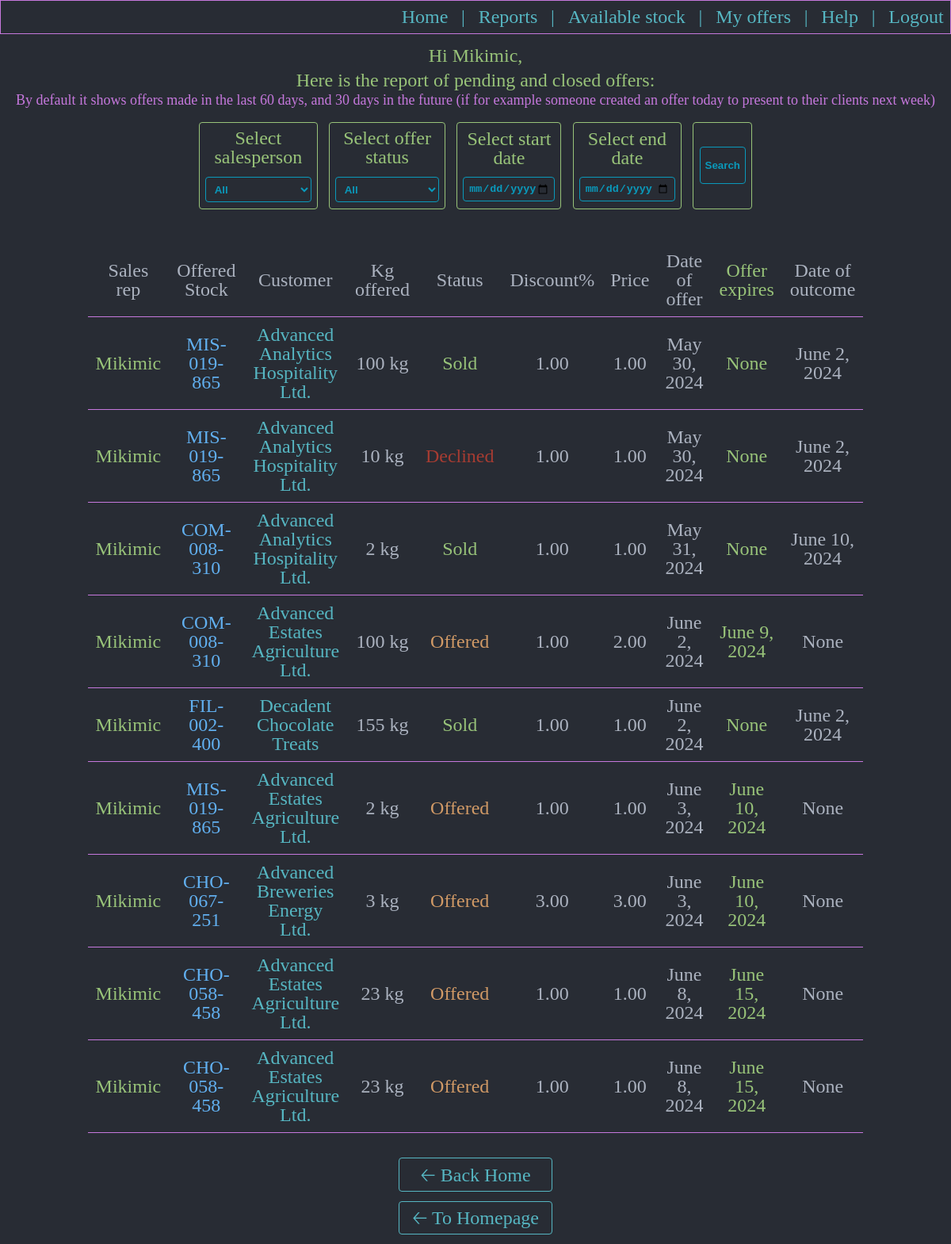
The page /superuser_reports/ (signed in) on the database as committed earlier.
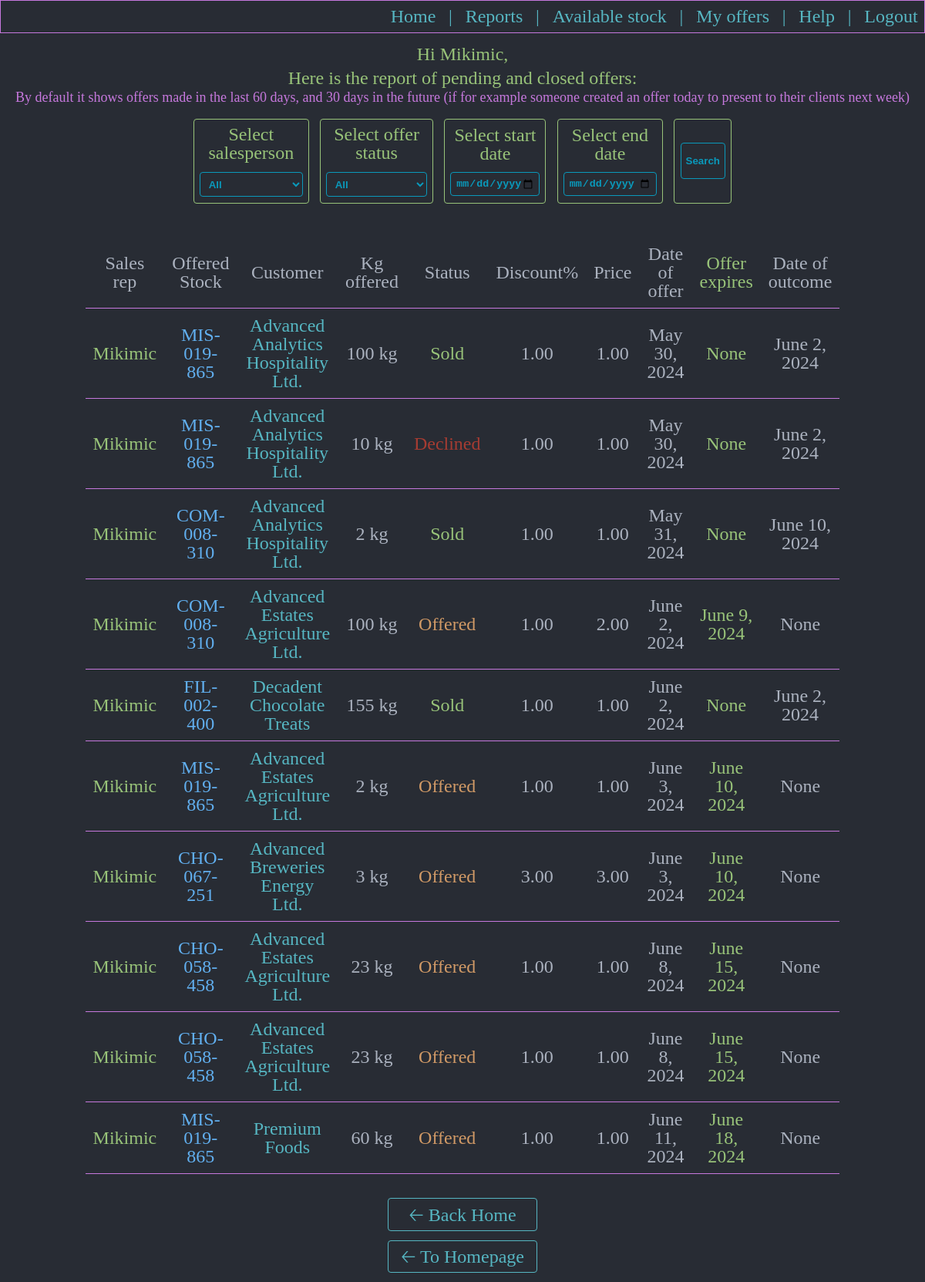
The same page on the database as committed later.
### aged/models.py (models this page shows)
class OffersLog(models.Model):
    sales_rep_that_made_the_offer = models.ForeignKey(User, null=True, on_delete=models.SET_NULL)
    offered_stock = models.ForeignKey(AvailableStock, null=True, on_delete=models.SET_NULL)
    offered_product = models.ForeignKey(Products, on_delete=models.RESTRICT)
    customer_that_received_offer = models.ForeignKey(Customers, on_delete=models.RESTRICT)
    offered_sold_or_declined_quantity_kg = models.IntegerField()
    STATUS_CHOICES = (('Offered', 'Offered'),
                      ('Declined', 'Declined'),
                      ('Sold', 'Sold'),
                      ('Offer Expired', 'Offer Expired'))
    offer_status = models.CharField(max_length=20, choices=STATUS_CHOICES)
    discount_offered_percents = models.DecimalField(max_digits=5, decimal_places=2)
    price_per_kg_offered = models.DecimalField(max_digits=7, decimal_places=2)
    date_of_offer = models.DateField()
    expiration_date_of_offer = models.DateField(null=True, blank=True)
    date_of_outcome = models.DateField(null=True, blank=True)
    stock_expired = models.BooleanField(default=False)
    class Meta:
        verbose_name_plural = 'Offers log'

class AvailableStock(models.Model):
    available_product = models.ForeignKey(Products, null=True, blank=True, on_delete=models.RESTRICT)
    stock_location = models.ForeignKey(LocationsForStocks, null=True, blank=True, on_delete=models.RESTRICT)
    expiration_date = models.DateField()
    batch = models.CharField(max_length=100)
    original_quantity_in_kg = models.IntegerField()
    under_offer_quantity_in_kg = models.IntegerField(default=0)
    sold_quantity_in_kg = models.IntegerField(default=0)
    available_quantity_in_kg = models.IntegerField()
    def __str__(self):
        return str(self.available_product)
    class Meta:
        verbose_name_plural = 'Available stock'

class Products(models.Model):
    cod_material = models.CharField(max_length=100)
    description = models.CharField(max_length=200, null=True, blank=True)
    product_brand = models.ForeignKey(Brands, null=True, blank=True, on_delete=models.SET_NULL)
    product_material_type = models.ForeignKey(MaterialType, null=True, blank=True, on_delete=models.SET_NULL)
    def __str__(self):
        return self.cod_material
    class Meta:
        verbose_name_plural = 'Products'

class Customers(models.Model):
    customer_name = models.CharField(max_length=100)
    customer_number = models.IntegerField()
    salesperson_owning_account = models.ForeignKey(User, null=True, blank=True, on_delete=models.SET_NULL)
    allocated_customer_service_rep = models.ForeignKey(CustomerService, null=True, blank=True, on_delete=models.SET_NULL)
    STATUS_CHOICES = ( ('Active', 'Active'), ('Inactive', 'Inactive'), )
    customer_status = models.CharField(max_length=10, choices=STATUS_CHOICES)
    def __str__(self):
        return self.customer_name
    class Meta:
        verbose_name_plural = 'Customers'

### aged/views.py (the view, shortened to what this page needs)
# urls.py: path('superuser_reports/', views.superuser_reports, name='superuser_reports'),
@user_passes_test(lambda u: u.is_superuser)
def superuser_reports(request):
    preselect_values = dict()
    preselect_values['salesperson'] = 'All'
    preselect_values['state'] = 'All'
    preselect_values['start'] = ''
    preselect_values['end'] = ''
    today_plus_30_days_end_of_interval = str(datetime.datetime.today().date() + datetime.timedelta(days=30))
    today_minus_60_days_beginning_date_of_interval = str(datetime.datetime.today().date() - datetime.timedelta(days=60))
    list_of_offers_corresponding_to_the_interval = OffersLog.objects.filter(date_of_offer__range=[today_minus_60_days_beginning_date_of_interval, today_plus_30_days_end_of_interval]).all()
    all_users_with_offers = set()
    all_offer_status = set()
    for offer in list_of_offers_corresponding_to_the_interval:
        all_users_with_offers.add(offer.sales_rep_that_made_the_offer.username)
        all_offer_status.add(offer.offer_status)
    all_users_with_offers = list(all_users_with_offers)
    all_users_with_offers.sort()
    all_users_with_offers.insert(0, 'All')
    all_offer_status = list(all_offer_status)
    all_offer_status.sort()
    all_offer_status.insert(0, 'All')
    return render(request,
                  'aged/superuser_reports.html',
                  {'list_of_offers_corresponding_to_the_interval': list_of_offers_corresponding_to_the_interval,
                          'all_users_with_offers': all_users_with_offers,
                          'all_offer_status': all_offer_status,
                          'preselect_values': preselect_values})

### aged/templates/aged/superuser_reports.html (shortened to what this page needs)
{% extends 'aged/base.html' %}
{% load static %}
{% block body %}
<div class="div_menu_no_border">
  <p class="p_menu">Hi {{user}}, </p>
  <p class="p_menu">Here is the report of pending and closed offers:</p>
  {% if list_of_offers_corresponding_to_the_interval|length > 0 %}
  <p class="p_div_filter" id="p_filter_message">By default it shows offers made in the last 60 days, and 30 days in the future (if for example someone created an offer today to present to their clients next week)</p>
  <form class="div_superuser_filter" method="post">
    <div class="div_indiv_field_superus_form">
      <label class="label_form" for="">Select salesperson</label>
      <select class="inputs_superuser_form" name="nameOfUser">
        <option value="{{ preselect_values.salesperson }}">{{ preselect_values.salesperson }}</option>
      </select>
    </div>
    <div class="div_indiv_field_superus_form">
      <label class="label_form" for="">Select offer status</label>
      <select class="inputs_superuser_form" name="offerStatus">
        <option value="{{ preselect_values.state }}">{{ preselect_values.state }}</option>
      </select>
    </div>
    <div class="div_indiv_field_superus_form">
      <label class="label_form" for="">Select start date</label>
      <input class="inputs_superuser_form" id="start" type="date" name="startDate" value="{{ preselect_values.start }}" min='2022-01-01'>
    </div>
    <div class="div_indiv_field_superus_form">
      <label class="label_form" for="">Select end date</label>
      <input class="inputs_superuser_form" id="stop" type="date" name="endDate" value="{{ preselect_values.end }}" min='2022-01-01'>
    </div>
    <div class="div_indiv_field_superus_form">
      <input class="input_submit_superuser_form" type="submit" name="" value="Search">
    </div>
  </form>
  <table class="table_stocks_and_report">
    <tr class="tr_first_line">
      <th>Sales rep</th>
      <th>Offered Stock</th>
      <th>Customer</th>
      <th>Kg offered</th>
      <th>Status</th>
      <th>Discount%</th>
      <th>Price</th>
      <th>Date of offer</th>
      <th class="table_status_sold">Offer expires</th>
      <th>Date of outcome</th>
    </tr>
    {% for obj in list_of_offers_corresponding_to_the_interval %}
    <tr>
      <td class="table_sales_rep">{{ obj.sales_rep_that_made_the_offer }}</td>
      <td class="table_sku">{{ obj.offered_stock }}</td>
      <td class="table_customer">{{ obj.customer_that_received_offer }}</td>
      <td>{{ obj.offered_sold_or_declined_quantity_kg }} kg</td>
      {% if obj.offer_status == 'Sold' %}
      <td class="table_status_sold">{{ obj.offer_status }}</td>
      {% elif obj.offer_status == 'Offered' %}
      <td class="table_status_offered">{{ obj.offer_status }}</td>
      {% else %}
      <td class="table_status_declined">{{ obj.offer_status }}</td>
      {% endif %}
      <td>{{ obj.discount_offered_percents }}</td>
      <td>{{ obj.price_per_kg_offered }}</td>
      <td>{{ obj.date_of_offer }}</td>
      <td class="table_status_sold">{{ obj.expiration_date_of_offer }}</td>
      <td>{{ obj.date_of_outcome  }}</td>
    </tr>
    {% endfor %}
  </table>
  <a class="a_menu" href="{% url 'home' %}">🡠 Back Home</a>
  {% else %}
  <p style="color:red">There are no offers matching the search criteria!</p>
  <a class="a_menu" href="{% url 'superuser_reports' %}">🡠 Back to reports</a>
  {% endif %}
  <a class="a_menu" href="{% url 'home' %}">🡠 To Homepage </a>
</div>
{% endblock %}

### aged/templates/aged/base.html (shortened to what this page needs)
{% load static %}
<!DOCTYPE html>
<html lang="en" dir="ltr">
<head>
  <link rel="stylesheet" href="{% static 'aged/css/home.css' %}">
</head>
<body>
  <nav>
    <a class="a_nav" href="{% url 'home' %}" >Home</a>
    <p class="p_nav">|</p>
    {% if request.user.is_superuser %}
    <a class="a_nav" href="{% url 'superuser_reports' %}" >Reports</a>
    <p class="p_nav">|</p>
    {% endif %}
    <a class="a_nav" href="{% url 'all_available_stock' %}" >Available stock</a>
    <p class="p_nav">|</p>
    <a class="a_nav" href="{% url 'existing_offers' %}" >My offers</a>
    <p class="p_nav">|</p>
    <a class="a_nav" href="{% url 'help' %}" >Help</a>
    <p class="p_nav">|</p>
    <a class="a_nav" href="{% url 'logout' %}" >Logout</a>
  </nav>
  {% block body %} {% endblock %}
</body>
</html>

### aged/static/aged/css/home.css (style rules this page uses)
html, body, div, span, applet, object, iframe, h1, h2, h3, h4, h5, h6, p, blockquote, pre, a, abbr, acronym, address, big, cite, code, del, dfn, em, img, ins, kbd, q, s, samp, small, strike, strong, sub, sup, tt, var, b, u, i, center, dl, dt, dd, ol, ul, li, fieldset, form, label, legend, table, caption, tbody, tfoot, thead, tr, th, td, article, aside, canvas, details, embed, figure, figcaption, footer, header, hgroup, menu, nav, output, ruby, section, summary, time, mark, audio, video { margin: 0; padding: 0; border: 0; font-size: 100%; font: inherit; vertical-align: baseline; }
article, aside, details, figcaption, figure, footer, header, hgroup, menu, nav, section { display: block; }
body { line-height: 1; }
table { border-collapse: collapse; border-spacing: 0; }
body { background-color: #282c34; height: 100vh; display: flex; flex-direction: column; justify-content: space-between; font-size: 150%; }
p, pre { color: #98c379 }
nav { border: solid 0.5px #c678dd; display: flex; justify-content: flex-end; flex-direction: row; }
.a_nav, .p_nav { text-decoration: none; color: #56b6c2; margin: 0.5%; padding:0.2%; transition:ease 0.5s; }
.div_menu, .div_menu_no_border { display: flex; flex-direction: column; text-align: center; align-items: center; margin: 0.5%; padding: 0.5%; }
.p_menu { width: 50%; margin: 0.3%; }
.a_menu { width: 15%; margin: 0.5%; padding: 0.7%; color: #56b6c2; border: solid 0.5px #56b6c2; border-radius: 4px; text-decoration: none; transition: 0.5s ease; }
.table_stocks_and_report { border-collapse: separate; color: #abb2bf; margin: 25px; width: 75%; }
td,th { padding:10px; vertical-align: middle; border-bottom: solid 0.5px #c678dd; }
.tr_first_line { top:0; position:sticky; background-color: #282c34; }
.table_sales_rep { color: #98c379; }
.table_status_sold { color: #98c379; }
.table_status_offered { color: #d19a66; }
.table_status_declined { color: #a63c32; }
.table_customer { color: #56b6c2; }
.table_sku { color: #61afef }
.label_form { color: #98c379; }
.p_div_filter, .label_checkBox { color:#c678dd; }
.div_superuser_filter { display:flex; justify-content: space-between; margin-top: 1%; margin-bottom: 1%; }
.div_indiv_field_superus_form { display: flex; flex-direction: column; justify-content: center; margin:1%; padding:1%; border: solid 0.5px #98c379; border-radius:4px; }
.inputs_superuser_form { margin-top: 10%; padding:5%; color:#0A99bbff; background:#282c34; font-weight:bold; border: solid 0.5px #0A99bbff; border-radius: 4px; }
.input_submit_superuser_form { height:50%; background:#282c34; color:#0A99bbff; font-weight: bold; border: solid 0.5px #0A99bbff; border-radius: 4px; }
#p_filter_message { font-size: 75%; transition: 0.5s ease }

Rows that differ between the two databases and show on the page:
added OffersLog: sales_rep_that_made_the_offer "Mikimic", offered_stock "MIS-019-865", customer_that_received_offer "Premium Foods", offered_sold_or_declined_quantity_kg "60", offer_status "Offered", discount_offered_percents "1.00", price_per_kg_offered "1.00", date_of_offer "June 11, 2024", expiration_date_of_offer "June 18, 2024", date_of_outcome "None"
